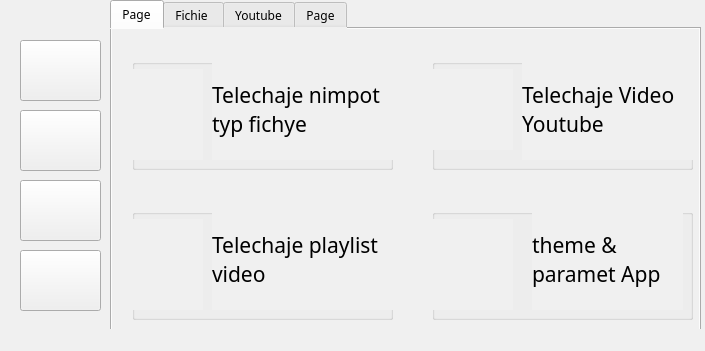
<?xml version="1.0" encoding="UTF-8"?>
<ui version="4.0">
 <class>MainWindow</class>
 <widget class="QMainWindow" name="MainWindow">
  <property name="geometry">
   <rect>
    <x>0</x>
    <y>0</y>
    <width>705</width>
    <height>351</height>
   </rect>
  </property>
  <property name="windowTitle">
   <string>MainWindow</string>
  </property>
  <property name="styleSheet">
   <string notr="true">background-color: rgb(240, 240, 240);</string>
  </property>
  <widget class="QWidget" name="centralwidget">
   <widget class="QTabWidget" name="tabWidget">
    <property name="geometry">
     <rect>
      <x>110</x>
      <y>0</y>
      <width>591</width>
      <height>331</height>
     </rect>
    </property>
    <property name="font">
     <font>
      <family>Ravie</family>
     </font>
    </property>
    <property name="currentIndex">
     <number>0</number>
    </property>
    <widget class="QWidget" name="tab_5">
     <attribute name="title">
      <string>Page</string>
     </attribute>
     <widget class="QGroupBox" name="groupBox">
      <property name="geometry">
       <rect>
        <x>20</x>
        <y>30</y>
        <width>261</width>
        <height>111</height>
       </rect>
      </property>
      <property name="title">
       <string/>
      </property>
      <widget class="QLabel" name="label_8">
       <property name="geometry">
        <rect>
         <x>0</x>
         <y>10</y>
         <width>71</width>
         <height>91</height>
        </rect>
       </property>
       <property name="text">
        <string/>
       </property>
       <property name="pixmap">
        <pixmap resource="photo.qrc">:/icon/download.png</pixmap>
       </property>
       <property name="scaledContents">
        <bool>true</bool>
       </property>
      </widget>
      <widget class="QLabel" name="label_9">
       <property name="geometry">
        <rect>
         <x>80</x>
         <y>0</y>
         <width>201</width>
         <height>101</height>
        </rect>
       </property>
       <property name="font">
        <font>
         <family>Jokerman</family>
         <pointsize>16</pointsize>
        </font>
       </property>
       <property name="text">
        <string>Telechaje nimpot typ fichye</string>
       </property>
       <property name="textFormat">
        <enum>Qt::AutoText</enum>
       </property>
       <property name="scaledContents">
        <bool>true</bool>
       </property>
       <property name="wordWrap">
        <bool>true</bool>
       </property>
      </widget>
     </widget>
     <widget class="QGroupBox" name="groupBox_2">
      <property name="geometry">
       <rect>
        <x>20</x>
        <y>180</y>
        <width>261</width>
        <height>111</height>
       </rect>
      </property>
      <property name="title">
       <string/>
      </property>
      <widget class="QLabel" name="label_12">
       <property name="geometry">
        <rect>
         <x>80</x>
         <y>0</y>
         <width>181</width>
         <height>101</height>
        </rect>
       </property>
       <property name="font">
        <font>
         <family>Jokerman</family>
         <pointsize>16</pointsize>
        </font>
       </property>
       <property name="text">
        <string>Telechaje playlist video</string>
       </property>
       <property name="scaledContents">
        <bool>true</bool>
       </property>
       <property name="wordWrap">
        <bool>true</bool>
       </property>
      </widget>
      <widget class="QLabel" name="label_13">
       <property name="geometry">
        <rect>
         <x>0</x>
         <y>10</y>
         <width>71</width>
         <height>91</height>
        </rect>
       </property>
       <property name="text">
        <string/>
       </property>
       <property name="pixmap">
        <pixmap resource="photo.qrc">:/icon/home_playlist.png</pixmap>
       </property>
       <property name="scaledContents">
        <bool>true</bool>
       </property>
      </widget>
     </widget>
     <widget class="QGroupBox" name="groupBox_3">
      <property name="geometry">
       <rect>
        <x>320</x>
        <y>30</y>
        <width>261</width>
        <height>111</height>
       </rect>
      </property>
      <property name="title">
       <string/>
      </property>
      <widget class="QLabel" name="label_10">
       <property name="geometry">
        <rect>
         <x>90</x>
         <y>0</y>
         <width>171</width>
         <height>101</height>
        </rect>
       </property>
       <property name="font">
        <font>
         <family>Jokerman</family>
         <pointsize>16</pointsize>
        </font>
       </property>
       <property name="text">
        <string>Telechaje Video Youtube</string>
       </property>
       <property name="scaledContents">
        <bool>true</bool>
       </property>
       <property name="wordWrap">
        <bool>true</bool>
       </property>
      </widget>
      <widget class="QLabel" name="label_11">
       <property name="geometry">
        <rect>
         <x>0</x>
         <y>10</y>
         <width>81</width>
         <height>81</height>
        </rect>
       </property>
       <property name="text">
        <string/>
       </property>
       <property name="pixmap">
        <pixmap resource="photo.qrc">:/icon/youtube.png</pixmap>
       </property>
       <property name="scaledContents">
        <bool>true</bool>
       </property>
      </widget>
     </widget>
     <widget class="QGroupBox" name="groupBox_4">
      <property name="geometry">
       <rect>
        <x>320</x>
        <y>180</y>
        <width>261</width>
        <height>111</height>
       </rect>
      </property>
      <property name="title">
       <string/>
      </property>
      <widget class="QLabel" name="label_14">
       <property name="geometry">
        <rect>
         <x>100</x>
         <y>0</y>
         <width>151</width>
         <height>101</height>
        </rect>
       </property>
       <property name="font">
        <font>
         <family>Jokerman</family>
         <pointsize>16</pointsize>
        </font>
       </property>
       <property name="text">
        <string>theme &amp;  paramet App</string>
       </property>
       <property name="scaledContents">
        <bool>true</bool>
       </property>
       <property name="wordWrap">
        <bool>true</bool>
       </property>
      </widget>
      <widget class="QLabel" name="label_15">
       <property name="geometry">
        <rect>
         <x>0</x>
         <y>10</y>
         <width>81</width>
         <height>91</height>
        </rect>
       </property>
       <property name="text">
        <string/>
       </property>
       <property name="pixmap">
        <pixmap resource="photo.qrc">:/icon/home_settings.png</pixmap>
       </property>
       <property name="scaledContents">
        <bool>true</bool>
       </property>
      </widget>
     </widget>
    </widget>
    <widget class="QWidget" name="tab">
     <attribute name="title">
      <string>Fichie </string>
     </attribute>
     <widget class="QLineEdit" name="lineEdit">
      <property name="geometry">
       <rect>
        <x>90</x>
        <y>30</y>
        <width>431</width>
        <height>31</height>
       </rect>
      </property>
      <property name="font">
       <font>
        <pointsize>12</pointsize>
       </font>
      </property>
      <property name="placeholderText">
       <string>Entre link pou telechaje a</string>
      </property>
     </widget>
     <widget class="QLineEdit" name="lineEdit_2">
      <property name="geometry">
       <rect>
        <x>90</x>
        <y>90</y>
        <width>391</width>
        <height>31</height>
       </rect>
      </property>
      <property name="font">
       <font>
        <pointsize>12</pointsize>
       </font>
      </property>
      <property name="placeholderText">
       <string>klike sou ouvri pouw  chache kote wap mete fichie a</string>
      </property>
     </widget>
     <widget class="QPushButton" name="pushButton_2">
      <property name="geometry">
       <rect>
        <x>490</x>
        <y>90</y>
        <width>31</width>
        <height>31</height>
       </rect>
      </property>
      <property name="font">
       <font>
        <family>Engravers MT</family>
        <pointsize>12</pointsize>
       </font>
      </property>
      <property name="text">
       <string/>
      </property>
      <property name="icon">
       <iconset resource="photo.qrc">
        <normaloff>:/icon/search.png</normaloff>:/icon/search.png</iconset>
      </property>
      <property name="iconSize">
       <size>
        <width>50</width>
        <height>25</height>
       </size>
      </property>
     </widget>
     <widget class="QProgressBar" name="progressBar">
      <property name="geometry">
       <rect>
        <x>90</x>
        <y>160</y>
        <width>431</width>
        <height>31</height>
       </rect>
      </property>
      <property name="value">
       <number>0</number>
      </property>
     </widget>
     <widget class="QPushButton" name="pushButton_10">
      <property name="geometry">
       <rect>
        <x>200</x>
        <y>240</y>
        <width>181</width>
        <height>31</height>
       </rect>
      </property>
      <property name="font">
       <font>
        <family>Ravie</family>
        <pointsize>15</pointsize>
       </font>
      </property>
      <property name="styleSheet">
       <string notr="true"/>
      </property>
      <property name="text">
       <string>Telechaje</string>
      </property>
     </widget>
    </widget>
    <widget class="QWidget" name="tab_2">
     <attribute name="title">
      <string>Youtube</string>
     </attribute>
     <widget class="QTabWidget" name="tabWidget_2">
      <property name="geometry">
       <rect>
        <x>0</x>
        <y>0</y>
        <width>591</width>
        <height>311</height>
       </rect>
      </property>
      <property name="currentIndex">
       <number>1</number>
      </property>
      <widget class="QWidget" name="tab_3">
       <attribute name="title">
        <string>Video</string>
       </attribute>
       <widget class="QLineEdit" name="lineEdit_3">
        <property name="geometry">
         <rect>
          <x>90</x>
          <y>10</y>
          <width>381</width>
          <height>31</height>
         </rect>
        </property>
        <property name="font">
         <font>
          <pointsize>12</pointsize>
         </font>
        </property>
        <property name="placeholderText">
         <string>Entre link video youtube a</string>
        </property>
       </widget>
       <widget class="QLineEdit" name="lineEdit_4">
        <property name="geometry">
         <rect>
          <x>90</x>
          <y>50</y>
          <width>381</width>
          <height>31</height>
         </rect>
        </property>
        <property name="font">
         <font>
          <pointsize>12</pointsize>
         </font>
        </property>
        <property name="placeholderText">
         <string>klike sou ouvri pouw  chache kote wap mete fichie a</string>
        </property>
       </widget>
       <widget class="QPushButton" name="pushButton_3">
        <property name="geometry">
         <rect>
          <x>480</x>
          <y>50</y>
          <width>31</width>
          <height>31</height>
         </rect>
        </property>
        <property name="text">
         <string/>
        </property>
        <property name="icon">
         <iconset resource="photo.qrc">
          <normaloff>:/icon/search.png</normaloff>:/icon/search.png</iconset>
        </property>
        <property name="iconSize">
         <size>
          <width>50</width>
          <height>30</height>
         </size>
        </property>
       </widget>
       <widget class="QProgressBar" name="progressBar_2">
        <property name="geometry">
         <rect>
          <x>90</x>
          <y>140</y>
          <width>421</width>
          <height>23</height>
         </rect>
        </property>
        <property name="value">
         <number>0</number>
        </property>
       </widget>
       <widget class="QLabel" name="label">
        <property name="geometry">
         <rect>
          <x>150</x>
          <y>90</y>
          <width>101</width>
          <height>41</height>
         </rect>
        </property>
        <property name="font">
         <font>
          <family>Elephant</family>
          <pointsize>10</pointsize>
         </font>
        </property>
        <property name="text">
         <string>kalite Video :</string>
        </property>
        <property name="scaledContents">
         <bool>true</bool>
        </property>
       </widget>
       <widget class="QComboBox" name="comboBox">
        <property name="geometry">
         <rect>
          <x>270</x>
          <y>100</y>
          <width>151</width>
          <height>21</height>
         </rect>
        </property>
        <property name="font">
         <font>
          <pointsize>12</pointsize>
         </font>
        </property>
       </widget>
       <widget class="QPushButton" name="pushButton_5">
        <property name="geometry">
         <rect>
          <x>480</x>
          <y>10</y>
          <width>31</width>
          <height>31</height>
         </rect>
        </property>
        <property name="text">
         <string/>
        </property>
        <property name="icon">
         <iconset resource="photo.qrc">
          <normaloff>:/icon/check.png</normaloff>:/icon/check.png</iconset>
        </property>
        <property name="iconSize">
         <size>
          <width>50</width>
          <height>30</height>
         </size>
        </property>
       </widget>
       <widget class="QPushButton" name="pushButton_9">
        <property name="geometry">
         <rect>
          <x>200</x>
          <y>220</y>
          <width>181</width>
          <height>31</height>
         </rect>
        </property>
        <property name="font">
         <font>
          <family>Ravie</family>
          <pointsize>15</pointsize>
         </font>
        </property>
        <property name="text">
         <string>Telechaje</string>
        </property>
       </widget>
       <widget class="QLabel" name="label_5">
        <property name="geometry">
         <rect>
          <x>200</x>
          <y>180</y>
          <width>181</width>
          <height>21</height>
         </rect>
        </property>
        <property name="font">
         <font>
          <pointsize>12</pointsize>
         </font>
        </property>
        <property name="text">
         <string/>
        </property>
       </widget>
      </widget>
      <widget class="QWidget" name="tab_4">
       <attribute name="title">
        <string>Playlist</string>
       </attribute>
       <widget class="QLineEdit" name="lineEdit_5">
        <property name="geometry">
         <rect>
          <x>90</x>
          <y>9</y>
          <width>431</width>
          <height>31</height>
         </rect>
        </property>
        <property name="font">
         <font>
          <pointsize>12</pointsize>
         </font>
        </property>
        <property name="placeholderText">
         <string>Entre link playlist video youtube</string>
        </property>
       </widget>
       <widget class="QLineEdit" name="lineEdit_6">
        <property name="geometry">
         <rect>
          <x>90</x>
          <y>49</y>
          <width>361</width>
          <height>31</height>
         </rect>
        </property>
        <property name="font">
         <font>
          <pointsize>12</pointsize>
         </font>
        </property>
        <property name="placeholderText">
         <string>klike sou ouvri pouw  chache kote wap mete fichie a</string>
        </property>
       </widget>
       <widget class="QPushButton" name="pushButton_7">
        <property name="geometry">
         <rect>
          <x>460</x>
          <y>50</y>
          <width>31</width>
          <height>31</height>
         </rect>
        </property>
        <property name="text">
         <string/>
        </property>
        <property name="icon">
         <iconset resource="photo.qrc">
          <normaloff>:/icon/search.png</normaloff>:/icon/search.png</iconset>
        </property>
        <property name="iconSize">
         <size>
          <width>50</width>
          <height>30</height>
         </size>
        </property>
       </widget>
       <widget class="QProgressBar" name="progressBar_3">
        <property name="geometry">
         <rect>
          <x>90</x>
          <y>160</y>
          <width>401</width>
          <height>23</height>
         </rect>
        </property>
        <property name="value">
         <number>0</number>
        </property>
       </widget>
       <widget class="QPushButton" name="pushButton_8">
        <property name="geometry">
         <rect>
          <x>190</x>
          <y>230</y>
          <width>181</width>
          <height>31</height>
         </rect>
        </property>
        <property name="font">
         <font>
          <family>Ravie</family>
          <pointsize>15</pointsize>
         </font>
        </property>
        <property name="text">
         <string>Telechaje</string>
        </property>
       </widget>
       <widget class="QLabel" name="label_2">
        <property name="geometry">
         <rect>
          <x>150</x>
          <y>80</y>
          <width>101</width>
          <height>41</height>
         </rect>
        </property>
        <property name="font">
         <font>
          <family>Elephant</family>
          <pointsize>10</pointsize>
         </font>
        </property>
        <property name="text">
         <string>kalite Video :</string>
        </property>
       </widget>
       <widget class="QLabel" name="label_3">
        <property name="geometry">
         <rect>
          <x>110</x>
          <y>130</y>
          <width>111</width>
          <height>20</height>
         </rect>
        </property>
        <property name="font">
         <font>
          <family>Elephant</family>
          <pointsize>10</pointsize>
         </font>
        </property>
        <property name="text">
         <string>Video actu :</string>
        </property>
       </widget>
       <widget class="QLCDNumber" name="lcdNumber_2">
        <property name="geometry">
         <rect>
          <x>380</x>
          <y>120</y>
          <width>71</width>
          <height>31</height>
         </rect>
        </property>
        <property name="font">
         <font>
          <pointsize>14</pointsize>
         </font>
        </property>
        <property name="styleSheet">
         <string notr="true">color rgb(13, 15, 14)</string>
        </property>
       </widget>
       <widget class="QLCDNumber" name="lcdNumber">
        <property name="geometry">
         <rect>
          <x>190</x>
          <y>122</y>
          <width>71</width>
          <height>31</height>
         </rect>
        </property>
        <property name="font">
         <font>
          <pointsize>14</pointsize>
         </font>
        </property>
        <property name="styleSheet">
         <string notr="true">color rgb(13, 15, 14)</string>
        </property>
       </widget>
       <widget class="QLabel" name="label_4">
        <property name="geometry">
         <rect>
          <x>300</x>
          <y>130</y>
          <width>81</width>
          <height>20</height>
         </rect>
        </property>
        <property name="font">
         <font>
          <family>Elephant</family>
          <pointsize>10</pointsize>
         </font>
        </property>
        <property name="text">
         <string>nb playlist  :</string>
        </property>
       </widget>
       <widget class="QLabel" name="label_6">
        <property name="geometry">
         <rect>
          <x>170</x>
          <y>190</y>
          <width>221</width>
          <height>21</height>
         </rect>
        </property>
        <property name="font">
         <font>
          <family>Elephant</family>
          <pointsize>12</pointsize>
         </font>
        </property>
        <property name="text">
         <string/>
        </property>
       </widget>
       <widget class="QLabel" name="label_16">
        <property name="geometry">
         <rect>
          <x>260</x>
          <y>80</y>
          <width>221</width>
          <height>31</height>
         </rect>
        </property>
        <property name="font">
         <font>
          <pointsize>12</pointsize>
          <weight>75</weight>
          <bold>true</bold>
         </font>
        </property>
        <property name="text">
         <string/>
        </property>
       </widget>
      </widget>
     </widget>
    </widget>
    <widget class="QWidget" name="tab_6">
     <attribute name="title">
      <string>Page</string>
     </attribute>
     <widget class="QPushButton" name="pushButton_6">
      <property name="geometry">
       <rect>
        <x>160</x>
        <y>130</y>
        <width>121</width>
        <height>101</height>
       </rect>
      </property>
      <property name="styleSheet">
       <string notr="true">background-color:  rgb(177, 177, 177)</string>
      </property>
      <property name="text">
       <string/>
      </property>
     </widget>
     <widget class="QPushButton" name="pushButton_13">
      <property name="geometry">
       <rect>
        <x>310</x>
        <y>130</y>
        <width>121</width>
        <height>101</height>
       </rect>
      </property>
      <property name="styleSheet">
       <string notr="true">background-color: rgb(50, 50, 50);</string>
      </property>
      <property name="text">
       <string/>
      </property>
     </widget>
     <widget class="QPushButton" name="pushButton_14">
      <property name="geometry">
       <rect>
        <x>460</x>
        <y>130</y>
        <width>121</width>
        <height>101</height>
       </rect>
      </property>
      <property name="styleSheet">
       <string notr="true">background-color: rgb(25, 35, 45);</string>
      </property>
      <property name="text">
       <string/>
      </property>
     </widget>
     <widget class="QLabel" name="label_7">
      <property name="geometry">
       <rect>
        <x>190</x>
        <y>60</y>
        <width>231</width>
        <height>41</height>
       </rect>
      </property>
      <property name="font">
       <font>
        <pointsize>15</pointsize>
       </font>
      </property>
      <property name="text">
       <string>Choisir un theme</string>
      </property>
     </widget>
     <widget class="QPushButton" name="pushButton_15">
      <property name="geometry">
       <rect>
        <x>10</x>
        <y>130</y>
        <width>121</width>
        <height>101</height>
       </rect>
      </property>
      <property name="styleSheet">
       <string notr="true">background-color: rgb(240, 240, 240);</string>
      </property>
      <property name="text">
       <string/>
      </property>
     </widget>
    </widget>
   </widget>
   <widget class="QPushButton" name="pushButton">
    <property name="geometry">
     <rect>
      <x>20</x>
      <y>40</y>
      <width>81</width>
      <height>61</height>
     </rect>
    </property>
    <property name="text">
     <string/>
    </property>
    <property name="icon">
     <iconset resource="photo.qrc">
      <normaloff>:/icon/home.png</normaloff>:/icon/home.png</iconset>
    </property>
    <property name="iconSize">
     <size>
      <width>50</width>
      <height>50</height>
     </size>
    </property>
   </widget>
   <widget class="QPushButton" name="pushButton_4">
    <property name="geometry">
     <rect>
      <x>20</x>
      <y>110</y>
      <width>81</width>
      <height>61</height>
     </rect>
    </property>
    <property name="text">
     <string/>
    </property>
    <property name="icon">
     <iconset resource="photo.qrc">
      <normaloff>:/icon/download.png</normaloff>:/icon/download.png</iconset>
    </property>
    <property name="iconSize">
     <size>
      <width>50</width>
      <height>50</height>
     </size>
    </property>
   </widget>
   <widget class="QPushButton" name="pushButton_11">
    <property name="geometry">
     <rect>
      <x>20</x>
      <y>180</y>
      <width>81</width>
      <height>61</height>
     </rect>
    </property>
    <property name="text">
     <string/>
    </property>
    <property name="icon">
     <iconset resource="photo.qrc">
      <normaloff>:/icon/youtube.png</normaloff>:/icon/youtube.png</iconset>
    </property>
    <property name="iconSize">
     <size>
      <width>50</width>
      <height>50</height>
     </size>
    </property>
   </widget>
   <widget class="QPushButton" name="pushButton_12">
    <property name="geometry">
     <rect>
      <x>20</x>
      <y>250</y>
      <width>81</width>
      <height>61</height>
     </rect>
    </property>
    <property name="text">
     <string/>
    </property>
    <property name="icon">
     <iconset resource="photo.qrc">
      <normaloff>:/icon/settings.png</normaloff>:/icon/settings.png</iconset>
    </property>
    <property name="iconSize">
     <size>
      <width>50</width>
      <height>50</height>
     </size>
    </property>
   </widget>
  </widget>
  <widget class="QMenuBar" name="menubar">
   <property name="geometry">
    <rect>
     <x>0</x>
     <y>0</y>
     <width>705</width>
     <height>21</height>
    </rect>
   </property>
  </widget>
  <widget class="QStatusBar" name="statusbar"/>
 </widget>
 <resources>
  <include location="photo.qrc"/>
  <include location="photo.qrc"/>
 </resources>
 <connections/>
</ui>
